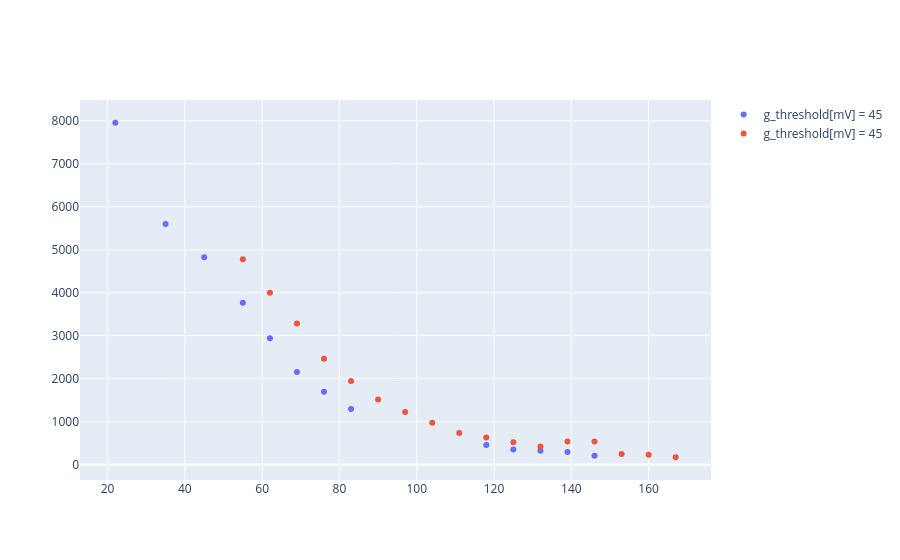

The notebook cell saved with this chart:
### Code cell
df_45p = df_variag[df_variag['p_threshold[mV]'] == 83]
fig = go.Figure()
fig.add_trace(go.Scatter(x=df_45p['g_threshold[mV]'], y=df_45p['g_count'], mode='markers', name='g_threshold[mV] = 45'))
fig.add_trace(go.Scatter(x=df_45['p_threshold[mV]'], y=df_45['p_count'], mode='markers', name='g_threshold[mV] = 45'))

### Figure 1 — Plotly figure (JSON) as saved in the notebook; plotly's stock layout.template omitted (floating-point values rounded to 4 significant figures)
{"data": [{"mode": "markers", "name": "g_threshold[mV] = 45", "type": "scatter", "x": [22, 35, 45, 55, 62, 69, 76, 83, 118, 125, 132, 139, 146], "y": [7955, 5599, 4826, 3765, 2940, 2154, 1693, 1293, 454, 353, 323, 292, 207]}, {"mode": "markers", "name": "g_threshold[mV] = 45", "type": "scatter", "x": [55, 62, 69, 76, 83, 90, 97, 104, 111, 118, 125, 132, 139, 146, 153, 160, 167], "y": [4779, 3998, 3282, 2460, 1944, 1514, 1222, 972, 734, 628, 521, 421, 535, 538, 247, 230, 170]}], "layout": {}}
